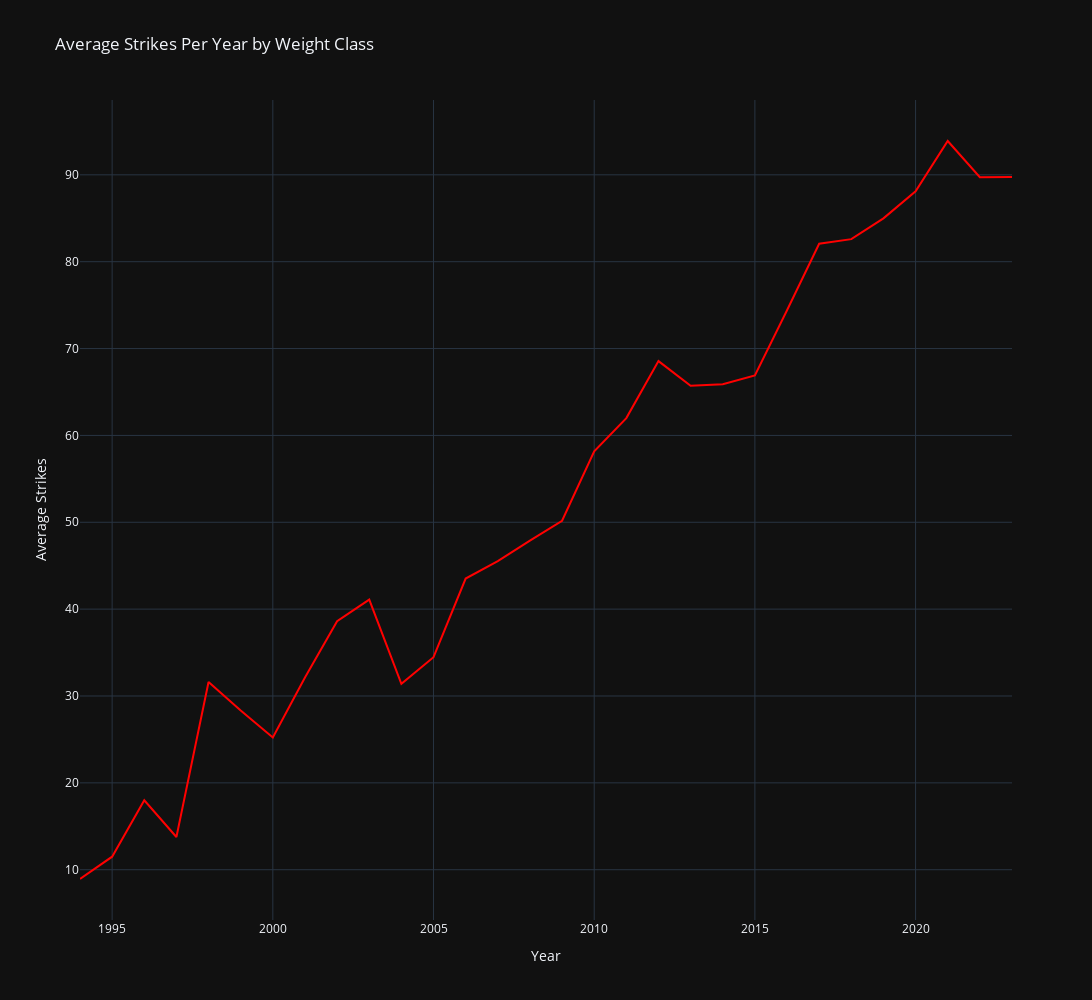

Notebook cell for this chart:
### Markdown cell above
## 4. Do fighters strike more now than they did in the past?

### Code cell
# Convert 'Date' to datetime and extract the year
df['Date'] = pd.to_datetime(df['Date'])
df['Year'] = df['Date'].dt.year
df['Total_Strikes_Landed'] = df['Fighter_1_STR'] + df['Fighter_2_STR']

# Calculate average strikes per year for each weight class
average_strikes = df.groupby(['Year']).agg({'Total_Strikes_Landed': 'mean'}).reset_index()

# Create the line plot
fig = px.line(average_strikes, x='Year', y='Total_Strikes_Landed',
              title='Average Strikes Per Year by Weight Class',
              labels={'Total_Strikes_Landed': 'Average Strikes'})

# Customize with UFC colors
fig.update_layout(height=1000, width=1200, template='plotly_dark')
fig.update_traces(line=dict(color='#FF0000', width=2))

# Show the plot
fig.show()

### Figure 1 — Plotly figure (JSON) as saved in the notebook; plotly's stock layout.template omitted (floating-point values rounded to 4 significant figures)
{"data": [{"hovertemplate": "Year=%{x}<br>Average Strikes=%{y}<extra></extra>", "legendgroup": "", "line": {"color": "#FF0000", "dash": "solid", "width": 2}, "marker": {"symbol": "circle"}, "mode": "lines", "name": "", "orientation": "v", "showlegend": false, "type": "scatter", "x": [1994, 1995, 1996, 1997, 1998, 1999, 2000, 2001, 2002, 2003, 2004, 2005, 2006, 2007, 2008, 2009, 2010, 2011, 2012, 2013, 2014, 2015, 2016, 2017, 2018, 2019, 2020, 2021, 2022, 2023], "xaxis": "x", "y": [8.931, 11.5, 18, 13.77, 31.62, 28.32, 25.23, 32.12, 38.6, 41.1, 31.41, 34.46, 43.53, 45.54, 47.89, 50.17, 58.17, 62.0, 68.56, 65.71, 65.9, 66.9, 74.41, 82.07, 82.59, 84.99, 88.1, 93.9, 89.73, 89.75], "yaxis": "y"}], "layout": {"height": 1000, "legend": {"tracegroupgap": 0}, "title": {"text": "Average Strikes Per Year by Weight Class"}, "width": 1200, "xaxis": {"anchor": "y", "domain": [0, 1], "title": {"text": "Year"}}, "yaxis": {"anchor": "x", "domain": [0, 1], "title": {"text": "Average Strikes"}}}}
